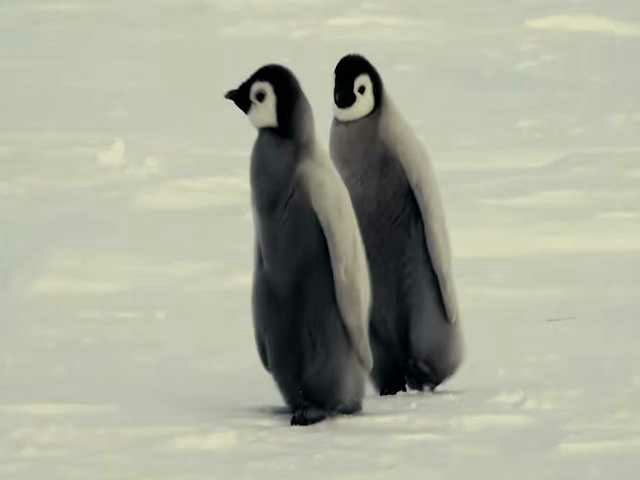
#> input picture Sortie/decoded_frames/decoded_001.png, 640 x 480 px, given as the content of the folder frames, which was not available
$ python main.py
#> lines starting #> are read from the running program, lines starting #| are printed output that depends on the picture; pictures that were not available may be replaced by others from this repository, and a replacement may not be noted
### encoder.py
import cv2
import os
import numpy as np
from Globale.convertionCouleur import preprocess_frame
from Globale.DCT               import encoder_iframe, decoder_iframe
from Globale.ompensation       import encoder_pframe, decoder_pframe
from Globale.entropique        import compress_and_save, compute_compression_ratio
import configuration as cfg


def load_frames(dossier):
    fichiers = sorted([f for f in os.listdir(dossier)
                       if f.lower().endswith(('.png','.jpg'))])
    print(f"chargement de {len(fichiers)} frames...")
    frames = []
    for f in fichiers:
        img = cv2.imread(os.path.join(dossier, f))
        if img is None:
            continue
        if img.shape[1] != cfg.FRAME_WIDTH or img.shape[0] != cfg.FRAME_HEIGHT:
            img = cv2.resize(img, (cfg.FRAME_WIDTH, cfg.FRAME_HEIGHT))
        frames.append(img)
    print(f"  {len(frames)} frames chargees")
    return frames


def preprocess_all(frames):
    print("\n--- partie 1 : pretraitement ---")
    result = []
    for f in frames:
        Y, Cb, Cr = preprocess_frame(f)
        result.append({'Y': Y, 'Cb': Cb, 'Cr': Cr})
    s = result[0]
    print(f"  Y:{s['Y'].shape}  Cb:{s['Cb'].shape}  Cr:{s['Cr'].shape}")
    return result


def encode_all(frames_pre):
    print(f"\n--- parties 2 et 3 : encodage (GOP={cfg.GOP_SIZE} QF={cfg.QF}) ---")
    frames_enc = []
    frames_rec = []
    ni = np_ = 0

    for idx, pf in enumerate(frames_pre):
        if idx % cfg.GOP_SIZE == 0:
            enc = encoder_iframe(pf, qf=cfg.QF)
            rec = decoder_iframe(enc)
            ni += 1
            print(f"  frame {idx+1:02d} -> I-frame")
        else:
            enc = encoder_pframe(pf, frames_rec[-1],
                                 qf=cfg.QF, fenetre=cfg.SEARCH_RANGE)
            rec = decoder_pframe(enc, frames_rec[-1])
            np_ += 1
            print(f"  frame {idx+1:02d} -> P-frame")
        frames_enc.append(enc)
        frames_rec.append(rec)

    print(f"  {ni} I-frames  {np_} P-frames")
    return frames_enc, frames_rec


def save_bin(frames_orig, frames_enc, chemin):
    taille_comp = compress_and_save(frames_enc, chemin)
    ratio, orig = compute_compression_ratio(frames_orig, taille_comp)
    print(f"  original   : {orig/1e6:.2f} Mo")
    print(f"  compresse  : {taille_comp/1e6:.2f} Mo")
    print(f"  ratio      : {ratio:.2f}x")
    return ratio

### Globale/convertionCouleur.py
import numpy as np
import cv2

def bgr_to_ycbcr(img):

    img_float = img.astype(np.float32) / 255.0

    B = img_float[:, :, 0]
    G = img_float[:, :, 1]
    R = img_float[:, :, 2]

    Y  =  0.299*R + 0.587*G + 0.114*B
    Cb = -0.168736*R - 0.331264*G + 0.5*B + (128.0/255.0)
    Cr =  0.5*R - 0.418688*G - 0.081312*B + (128.0/255.0)

    Y  = (Y  * 255).astype(np.uint8)
    Cb = (Cb * 255).astype(np.uint8)
    Cr = (Cr * 255).astype(np.uint8)

    return Y, Cb, Cr


def ycbcr_to_bgr(Y, Cb, Cr):
    Y  = Y.astype(np.float32)  / 255.0
    Cb = Cb.astype(np.float32) / 255.0
    Cr = Cr.astype(np.float32) / 255.0

    R = Y + 1.402    * (Cr - 128.0/255.0)
    G = Y - 0.344136 * (Cb - 128.0/255.0) - 0.714136*(Cr - 128.0/255.0)
    B = Y + 1.772    * (Cb - 128.0/255.0)

    R = np.clip(R * 255, 0, 255).astype(np.uint8)
    G = np.clip(G * 255, 0, 255).astype(np.uint8)
    B = np.clip(B * 255, 0, 255).astype(np.uint8)

    return np.stack([B, G, R], axis=2)


def sous_echantillonnage_420(Cb, Cr):

    h, w = Cb.shape
    h2 = h - (h % 2)
    w2 = w - (w % 2)
    Cb2 = cv2.resize(Cb[:h2, :w2], (w2//2, h2//2), interpolation=cv2.INTER_AREA)
    Cr2 = cv2.resize(Cr[:h2, :w2], (w2//2, h2//2), interpolation=cv2.INTER_AREA)
    return Cb2, Cr2


def upsampling_420(Cb_sub, Cr_sub, shape):
    # on remet Cb et Cr a la taille originale
    h, w = shape
    Cb_up = cv2.resize(Cb_sub, (w, h), interpolation=cv2.INTER_LINEAR)
    Cr_up = cv2.resize(Cr_sub, (w, h), interpolation=cv2.INTER_LINEAR)
    return Cb_up, Cr_up


def preprocess_frame(frame):
    Y, Cb, Cr = bgr_to_ycbcr(frame)
    Cb_sub, Cr_sub = sous_echantillonnage_420(Cb, Cr)
    return Y, Cb_sub, Cr_sub


def postprocess_frame(Y, Cb_sub, Cr_sub):
    Cb_up, Cr_up = upsampling_420(Cb_sub, Cr_sub, Y.shape)
    return ycbcr_to_bgr(Y, Cb_up, Cr_up)

### Globale/DCT.py
import numpy as np
import cv2

Q_LUMA = np.array([
    [16, 11, 10, 16, 24,  40,  51,  61],
    [12, 12, 14, 19, 26,  58,  60,  55],
    [14, 13, 16, 24, 40,  57,  69,  56],
    [14, 17, 22, 29, 51,  87,  80,  62],
    [18, 22, 37, 56, 68, 109, 103,  77],
    [24, 35, 55, 64, 81, 104, 113,  92],
    [49, 64, 78, 87,103, 121, 120, 101],
    [72, 92, 95, 98,112, 100, 103,  99],
], dtype=np.float32)

Q_CHROMA = np.array([
    [17, 18, 24, 47, 99, 99, 99, 99],
    [18, 21, 26, 66, 99, 99, 99, 99],
    [24, 26, 56, 99, 99, 99, 99, 99],
    [47, 66, 99, 99, 99, 99, 99, 99],
    [99, 99, 99, 99, 99, 99, 99, 99],
    [99, 99, 99, 99, 99, 99, 99, 99],
    [99, 99, 99, 99, 99, 99, 99, 99],
    [99, 99, 99, 99, 99, 99, 99, 99],
], dtype=np.float32)


def get_Q(canal='luma', qf=50):

    base = Q_LUMA if canal == 'luma' else Q_CHROMA
    if qf < 50:
        scale = 5000 / qf
    else:
        scale = 200 - 2*qf
    Q = np.floor((base * scale + 50) / 100)
    return np.clip(Q, 1, 255).astype(np.float32)


def dct_bloc(bloc):

    return cv2.dct(np.float32(bloc))


def idct_bloc(bloc):
    return cv2.idct(np.float32(bloc))


def encoder_canal(canal, Q):

    H, W = canal.shape

    haut  = (8 - H % 8) % 8
    droite = (8 - W % 8) % 8
    img_pad = np.pad(canal.astype(np.float32) - 128,
                     ((0, haut), (0, droite)), 'constant')

    bh = img_pad.shape[0] // 8
    bw = img_pad.shape[1] // 8

    blocs = np.zeros((bh, bw, 8, 8), dtype=np.int16)

    for i in range(bh):
        for j in range(bw):
            bloc = img_pad[i*8:(i+1)*8, j*8:(j+1)*8]
            dct  = dct_bloc(bloc)
            blocs[i, j] = np.int16(dct / Q)

    return blocs, (H, W)


def decoder_canal(blocs, Q, shape):

    bh, bw = blocs.shape[:2]
    img = np.zeros((bh*8, bw*8), dtype=np.float32)

    for i in range(bh):
        for j in range(bw):
            dct  = blocs[i, j].astype(np.float32) * Q
            bloc = idct_bloc(dct)
            img[i*8:(i+1)*8, j*8:(j+1)*8] = bloc

    H, W = shape
    return np.clip(img[:H, :W] + 128, 0, 255).astype(np.uint8)


def encoder_iframe(frame, qf=50):
    Qy = get_Q('luma',   qf)
    Qc = get_Q('chroma', qf)

    Y_blocs,  Y_shape  = encoder_canal(frame['Y'],  Qy)
    Cb_blocs, Cb_shape = encoder_canal(frame['Cb'], Qc)
    Cr_blocs, Cr_shape = encoder_canal(frame['Cr'], Qc)

    return {
        'type': 'I', 'qf': qf,
        'Y_blocs':  Y_blocs,  'Y_shape':  Y_shape,
        'Cb_blocs': Cb_blocs, 'Cb_shape': Cb_shape,
        'Cr_blocs': Cr_blocs, 'Cr_shape': Cr_shape,
    }


def decoder_iframe(enc):
    qf = enc['qf']
    Qy = get_Q('luma',   qf)
    Qc = get_Q('chroma', qf)

    Y  = decoder_canal(enc['Y_blocs'],  Qy, enc['Y_shape'])
    Cb = decoder_canal(enc['Cb_blocs'], Qc, enc['Cb_shape'])
    Cr = decoder_canal(enc['Cr_blocs'], Qc, enc['Cr_shape'])

    return {'Y': Y, 'Cb': Cb, 'Cr': Cr}

### Globale/affichage.py
import numpy as np
import cv2
import matplotlib.pyplot as plt
from Globale.DCT import get_Q, dct_bloc, idct_bloc
from Globale.ompensation import TAILLE_MB


# [5 lines left out: function psnr, not called in this run]


def visualize_pipeline(frames_orig, frames_pre, frames_enc, frames_rec):
    from Globale.convertionCouleur import bgr_to_ycbcr, postprocess_frame

    fig = plt.figure(figsize=(24, 18))
    fig.suptitle("Pipeline MPEG-4 - Visualisation complete",
                 fontsize=13, fontweight='bold')

    for k in range(4):
        ax = fig.add_subplot(4, 4, k+1)
        if k < len(frames_orig):
            ax.imshow(cv2.cvtColor(frames_orig[k], cv2.COLOR_BGR2RGB))
            ax.set_title(f"frame {k+1}", fontsize=9)
        ax.axis('off')

    Y, Cb, Cr = bgr_to_ycbcr(frames_orig[0])
    items_l2 = [
        (cv2.cvtColor(frames_orig[0], cv2.COLOR_BGR2RGB), "original RGB",  None),
        (Y,  "canal Y",  'gray'),
        (Cb, "canal Cb", 'Blues_r'),
        (Cr, "canal Cr", 'Reds_r'),
    ]
    for k, (img, titre, cmap) in enumerate(items_l2):
        ax = fig.add_subplot(4, 4, 4+k+1)
        ax.imshow(img, cmap=cmap)
        ax.set_title(titre, fontsize=9)
        ax.axis('off')

    qf  = frames_enc[0]['qf']
    Q   = get_Q('luma', qf)
    bi, bj = 5, 5
    bloc = frames_pre[0]['Y'].astype(np.float32)[bi*8:(bi+1)*8, bj*8:(bj+1)*8]

    dct_b   = dct_bloc(bloc - 128)
    quant_b = np.int16(dct_b / Q)
    recon_b = np.clip(idct_bloc(quant_b.astype(np.float32) * Q) + 128, 0, 255)

    dct_show = np.log(1 + np.abs(dct_b))

    items_l3 = [
        (bloc,              f"pixels bruts\nbloc [{bi},{bj}]", 'gray'),
        (dct_show,          "DCT (echelle log)",               'hot'),
        (np.abs(quant_b),   f"apres quantification\nQF={qf}", 'hot'),
        (recon_b,           "bloc reconstruit",                 'gray'),
    ]
    for k, (img, titre, cmap) in enumerate(items_l3):
        ax = fig.add_subplot(4, 4, 8+k+1)
        im = ax.imshow(img, cmap=cmap)
        ax.set_title(titre, fontsize=9)
        ax.axis('off')
        plt.colorbar(im, ax=ax, fraction=0.046, pad=0.04)

    p_idx = next((i for i, e in enumerate(frames_enc) if e['type']=='P'), None)

    ax_mv = fig.add_subplot(4, 4, 13)
    if p_idx is not None:
        enc_p   = frames_enc[p_idx]
        rec_p   = frames_rec[p_idx]
        rec_ref = frames_rec[p_idx-1]
        ref_bgr = postprocess_frame(rec_ref['Y'], rec_ref['Cb'], rec_ref['Cr'])
        ax_mv.imshow(cv2.cvtColor(ref_bgr, cv2.COLOR_BGR2RGB))
        mvs  = enc_p['mvs']
        H, W = ref_bgr.shape[:2]
        MB   = TAILLE_MB
        for i in range(mvs.shape[0]):
            for j in range(mvs.shape[1]):
                cx, cy = j*MB+MB//2, i*MB+MB//2
                dy, dx  = int(mvs[i,j,0]), int(mvs[i,j,1])
                if dy != 0 or dx != 0:
                    ax_mv.annotate("", xy=(cx+dx, cy+dy), xytext=(cx,cy),
                                   arrowprops=dict(arrowstyle='->',
                                                   color='cyan', lw=0.8))
        ax_mv.set_xlim(0,W); ax_mv.set_ylim(H,0)
        ax_mv.set_title(f"vecteurs mouvement\npframe {p_idx+1}", fontsize=9)
    ax_mv.axis('off')

    ax_res = fig.add_subplot(4, 4, 14)
    if p_idx is not None:
        res = rec_p['Y'].astype(np.float32) - rec_ref['Y'].astype(np.float32)
        im_r = ax_res.imshow(res, cmap='RdBu', vmin=-40, vmax=40)
        ax_res.set_title(f"residual Y\npframe {p_idx+1}", fontsize=9)
        plt.colorbar(im_r, ax=ax_res, fraction=0.046, pad=0.04)
    ax_res.axis('off')

    ax_rec = fig.add_subplot(4, 4, 15)
    if p_idx is not None:
        recon_bgr = postprocess_frame(rec_p['Y'], rec_p['Cb'], rec_p['Cr'])
        score     = psnr(frames_orig[p_idx], recon_bgr)
        ax_rec.imshow(cv2.cvtColor(recon_bgr, cv2.COLOR_BGR2RGB))
        ax_rec.set_title(f"frame {p_idx+1} reconstruite\nPSNR={score:.1f}dB",
                         fontsize=9)
    ax_rec.axis('off')

    ax_bar = fig.add_subplot(4, 4, 16)
    types = [e['type'] for e in frames_enc]
    ni  = types.count('I')
    np_ = types.count('P')
    ax_bar.bar(['I-frames','P-frames'], [ni, np_],
               color=['steelblue','tomato'], width=0.5)
    ax_bar.set_title(f"repartition\n{ni} I  +  {np_} P", fontsize=9)
    for sp in ['top','right']:
        ax_bar.spines[sp].set_visible(False)

    plt.tight_layout(rect=[0,0,1,0.96])
    plt.savefig("pipeline_visualisation.png", dpi=120, bbox_inches='tight')
    print("figure sauvegardee : pipeline_visualisation.png")
    plt.show()


def frame_type_breakdown(frames_enc):
    ni  = sum(1 for e in frames_enc if e['type']=='I')
    np_ = sum(1 for e in frames_enc if e['type']=='P')
    return ni, np_

### Globale/entropique.py
import numpy as np
import os

def rle_encode(data):

    resultat = []
    cur   = data[0]
    count = 1

    for i in range(1, len(data)):
        if data[i] == cur and count < 255:
            count += 1
        else:
            resultat.append((int(cur), count))
            cur   = data[i]
            count = 1

    resultat.append((int(cur), count))
    return resultat


def rle_decode(encoded):
    # on reconstruit le tableau depuis la liste de tuples
    resultat = []
    for valeur, count in encoded:
        resultat.extend([valeur] * count)
    return np.array(resultat, dtype=np.uint8)


def serialiser(frames):
    # convertion de frames
    # on ecrit tout dans une liste puis we concatene
    parts = []

    parts.append(np.array([len(frames)], dtype=np.int32).tobytes())

    for f in frames:
        parts.append(np.array([0 if f['type']=='I' else 1],
                               dtype=np.uint8).tobytes())
        parts.append(np.array([f['qf']], dtype=np.int32).tobytes())

        for k in ['Y_shape', 'Cb_shape', 'Cr_shape']:
            parts.append(np.array(f[k], dtype=np.int32).tobytes())

        if f['type'] == 'I':
            for k in ['Y_blocs', 'Cb_blocs', 'Cr_blocs']:
                arr = f[k]
                parts.append(np.array(arr.shape, dtype=np.int32).tobytes())
                parts.append(arr.astype(np.int16).tobytes())
        else:
            mv = f['mvs']
            parts.append(np.array(mv.shape, dtype=np.int32).tobytes())
            parts.append(mv.astype(np.int8).tobytes())

            for k in ['Y_res_blocs', 'Cb_res_blocs', 'Cr_res_blocs']:
                arr = f[k]
                parts.append(np.array(arr.shape, dtype=np.int32).tobytes())
                parts.append(arr.astype(np.int16).tobytes())

    raw = b''.join(parts)
    return np.frombuffer(raw, dtype=np.uint8)


def deserialiser(data):
    raw = data.tobytes()
    pos = 0

    def lire(n, dtype):
        nonlocal pos
        val = np.frombuffer(raw[pos:pos+n], dtype=dtype)
        pos += n
        return val

    n_frames = int(lire(4, np.int32)[0])
    frames   = []

    for _ in range(n_frames):
        f = {}
        t = int(lire(1, np.uint8)[0])
        f['type'] = 'I' if t == 0 else 'P'
        f['qf']   = int(lire(4, np.int32)[0])

        for k in ['Y_shape', 'Cb_shape', 'Cr_shape']:
            f[k] = tuple(lire(8, np.int32))

        if f['type'] == 'I':
            for k in ['Y_blocs', 'Cb_blocs', 'Cr_blocs']:
                sh = tuple(lire(16, np.int32))
                nb = int(np.prod(sh))
                f[k] = lire(nb*2, np.int16).reshape(sh)
        else:
            sh_mv = tuple(lire(12, np.int32))
            nb_mv = int(np.prod(sh_mv))
            f['mvs'] = lire(nb_mv, np.int8).reshape(sh_mv)
            for k in ['Y_res_blocs', 'Cb_res_blocs', 'Cr_res_blocs']:
                sh = tuple(lire(16, np.int32))
                nb = int(np.prod(sh))
                f[k] = lire(nb*2, np.int16).reshape(sh)

        frames.append(f)

    return frames


def compress_and_save(frames, chemin):
    print("\n--- partie 4 : compression RLE ---")

    raw = serialiser(frames)
    print(f"  taille avant RLE : {len(raw)/1024:.1f} Ko")

    encoded = rle_encode(raw)

    taille_comp = len(encoded) * 2
    taux = (1 - taille_comp/len(raw)) * 100
    print(f"  taille apres RLE : {taille_comp/1024:.1f} Ko")
    print(f"  taux de compression : {taux:.1f}%")

    vals   = np.array([v for v, c in encoded], dtype=np.uint8)
    counts = np.array([c for v, c in encoded], dtype=np.uint8)

    os.makedirs(os.path.dirname(chemin) or '.', exist_ok=True)
    np.savez(chemin, vals=vals, counts=counts)
    print(f"  fichier : {chemin}.npz")

    return taille_comp


def load_and_decompress(chemin):
    path = chemin if chemin.endswith('.npz') else chemin + '.npz'
    data = np.load(path, allow_pickle=False)

    encoded = list(zip(data['vals'].tolist(), data['counts'].tolist()))

    raw    = rle_decode(encoded)
    frames = deserialiser(raw)
    print(f"  {len(frames)} frames chargees depuis {path}")
    return frames


def compute_compression_ratio(frames_bgr, taille_comp):
    taille_orig = sum(f.nbytes for f in frames_bgr)
    ratio = taille_orig / taille_comp
    return ratio, taille_orig

### decoder.py
import cv2
import os
import numpy as np
from Globale.convertionCouleur import postprocess_frame
from Globale.DCT               import decoder_iframe
from Globale.ompensation       import decoder_pframe
from Globale.entropique        import load_and_decompress
import configuration as cfg


def decode_all(chemin_bin, dossier_sortie="Sortie/decoded_frames"):
    print("\n--- decodeur ---")
    frames_enc = load_and_decompress(chemin_bin)

    frames_rec = []
    frames_bgr = []
    ref = None

    for idx, enc in enumerate(frames_enc):
        if enc['type'] == 'I':
            rec = decoder_iframe(enc)
        else:
            rec = decoder_pframe(enc, ref)
        frames_rec.append(rec)
        ref = rec
        bgr = postprocess_frame(rec['Y'], rec['Cb'], rec['Cr'])
        frames_bgr.append(bgr)
        print(f"  frame {idx+1:02d} ({enc['type']}) decodee")

    os.makedirs(dossier_sortie, exist_ok=True)
    for i, f in enumerate(frames_bgr):
        cv2.imwrite(os.path.join(dossier_sortie, f"frame_{i+1:03d}.png"), f)
    print(f"  frames sauvegardees dans {dossier_sortie}")
    return frames_bgr

### main.py
import argparse
from encoder import load_frames, preprocess_all, encode_all, save_bin
from decoder import decode_all
from Globale.affichage import visualize_pipeline, frame_type_breakdown
import configuration as cfg


def main():
    parser = argparse.ArgumentParser()
    parser.add_argument('--mode', choices=['encode','decode','all'], default='all')
    args = parser.parse_args()

    if args.mode in ('encode', 'all'):
        print("="*45)
        print("  encodeur MPEG-4 simplifie")
        print("="*45)

        frames_orig = load_frames(cfg.INPUT_FRAMES_DIR)
#> in load_frames, img is the input picture: shape (480, 640, 3); mean B, G, R 155.7, 173, 170.4
#|   1 frames chargees
#> frames_orig = 1 item
        frames_pre  = preprocess_all(frames_orig)
#> the loop in preprocess_all, `for f in frames:` made 1 pass
#> pass 1, in bgr_to_ycbcr, `B = img_float[:, :, 0]`:
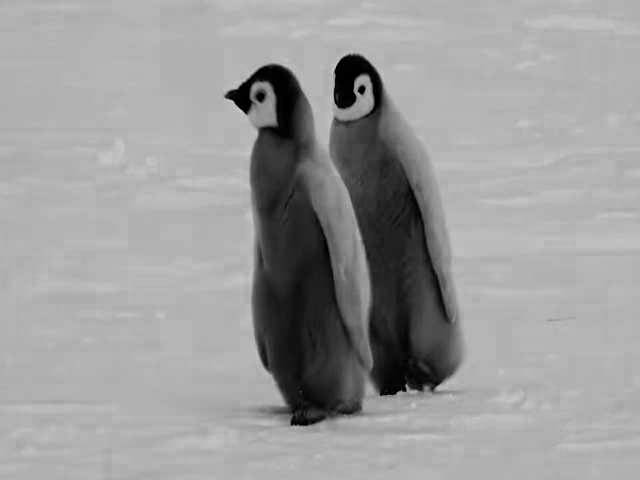
#> B: shape (480, 640) float32; min 0, max 0.843, mean 0.611
#> pass 1, in bgr_to_ycbcr, `G = img_float[:, :, 1]`:
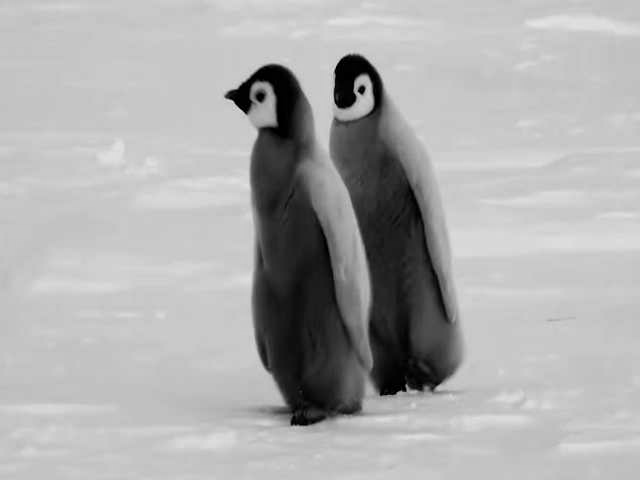
#> G: shape (480, 640) float32; min 0, max 0.898, mean 0.679
#> in preprocess_all, `s = result[0]`: s = 3 items
#|   Y:(480, 640)  Cb:(240, 320)  Cr:(240, 320)
#> frames_pre = 1 item
        frames_enc, frames_rec = encode_all(frames_pre)
#> the loop in encode_all, `for idx, pf in enumerate(frames_pre):` made 1 pass
#> Y_shape in encoder_iframe on pass 1: (480, 640)
#> (printed output is left out)
#> pass 1, in encoder_canal, `img_pad = np.pad(canal.astype(np.float32) - 128, ((0, haut), (0, droit..`:
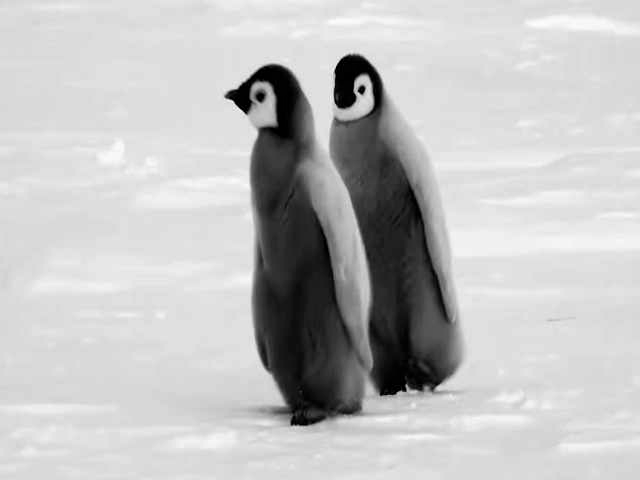
#> img_pad: shape (480, 640) float32; min -128, max 96, mean 41.6; drawn with min black and max white
#> pass 1, in encoder_canal (call 2), `img_pad = np.pad(canal.astype(np.float32) - 128, ((0, haut), (0, droit..`:
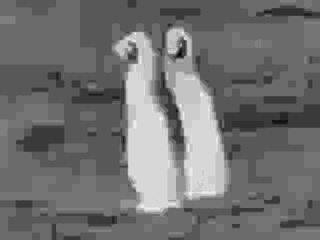
#> img_pad: shape (240, 320) float32; min -20, max 6, mean -8.39; drawn with min black and max white
#> pass 1, in encoder_canal (call 3), `img_pad = np.pad(canal.astype(np.float32) - 128, ((0, haut), (0, droit..`:
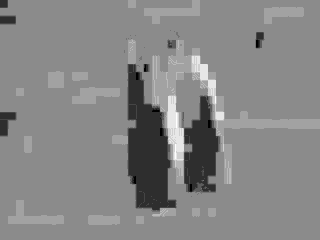
#> img_pad: shape (240, 320) float32; min -6, max 5, mean -0.214; drawn with min black and max white
#> after the loop in encode_all, `for idx, pf in enumerate(frames_pre):`: ni = 1; np_ = 0
#|   1 I-frames  0 P-frames
#> (the rest of the program and of its run is left out)
